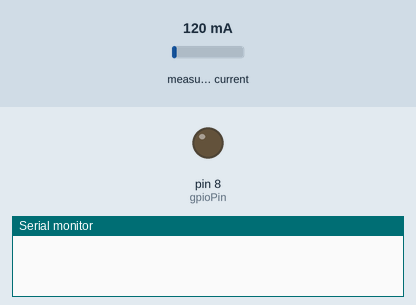
The sketch below on a simulated Arduino Uno, built with avr-gcc and run on an emulated ATmega328P. Parts: output pins drawn as LEDs (lit = HIGH), the last lines printed to the serial monitor. The inputs (shaded band) are chosen by the test bench; at power-on: measured current 120 mA.

Above: at 1.2 s.
1.3 s: measured current set to 138 mA
At 4.0 s:
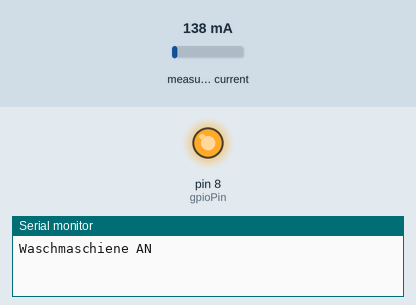
4.3 s: measured current set to 121 mA
6.3 s: measured current set to 103 mA
At 8.0 s:
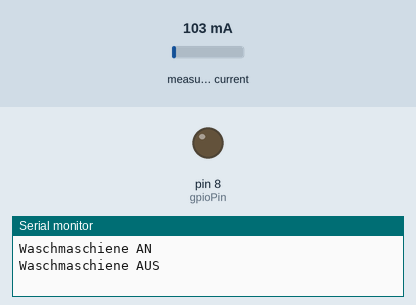
8.4 s: measured current set to 119 mA
At 10.9 s:
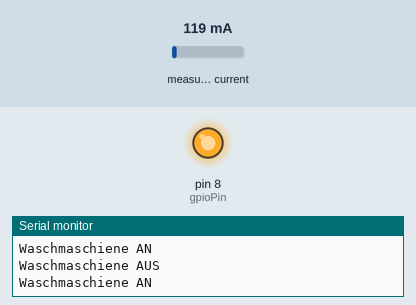
11.4 s: measured current set to 40 mA
At 13.0 s:
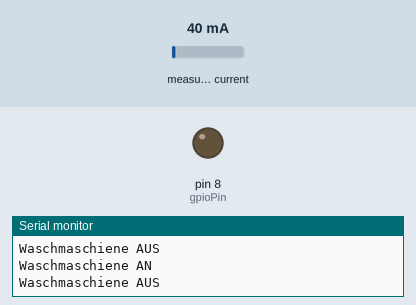
Timing chart, 0 to 14.0 s (numbered marks = the images above; inputs shaded):
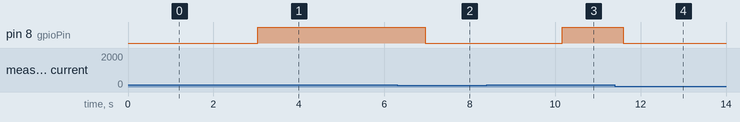

Measured:
- the behaviour switches between 137 and 138 mA on measured current (found by bisection; images 0 and 1)
- the behaviour switches between 111 and 110 mA on measured current (found by bisection; images 1 and 2)
- the behaviour switches between 118 and 119 mA on measured current (found by bisection; images 2 and 3)
- after the input at 1.3 s, pin 8 (gpioPin): LOW → HIGH after 1.7 s
- after the input at 4.3 s, every drawn part: stays the same
- after the input at 6.3 s, pin 8 (gpioPin): HIGH → LOW after 0.66 s
- after the input at 8.4 s, pin 8 (gpioPin): LOW → HIGH after 1.8 s
- after the input at 11.4 s, pin 8 (gpioPin): HIGH → LOW after 0.20 s

The sketch:

sensor_reader_twoaverages.ino
```cpp
#include "EmonLib.h"
EnergyMonitor emon1;

const int gpioPin = 8;
const double irmsTreshold = 0.1; //In Percent!
const int numReadings = 10;
bool isOn = false;
double readings[10];
int readIndex = 0;
double total = 0;
double average = 0;
double oldAverage = 99;

void setup() {
  Serial.begin(9600);
  emon1.current(1, 111.1);
  pinMode(gpioPin, OUTPUT);
}

void calculateAverage(double value) {
      total = total - readings[readIndex];
      readings[readIndex] = value;

      total = total + readings[readIndex];

      readIndex = readIndex + 1;

      average = total / numReadings;

      if (readIndex >= numReadings) {
        readIndex = 0;
        oldAverage = average;
      }
}

void loop() {
  double irms = emon1.calcIrms(1480);
  //Serial.println(irms); //Remove when done
  calculateAverage(irms);

  if(average > (oldAverage + oldAverage * irmsTreshold) && !isOn) {
       isOn = true;
       digitalWrite(gpioPin, HIGH);
       Serial.println("Waschmaschiene AN");
  } else if(average < (oldAverage - oldAverage * irmsTreshold) && isOn) {
       digitalWrite(gpioPin, LOW);
       isOn = false;
       Serial.println("Waschmaschiene AUS");
  }
}
```
